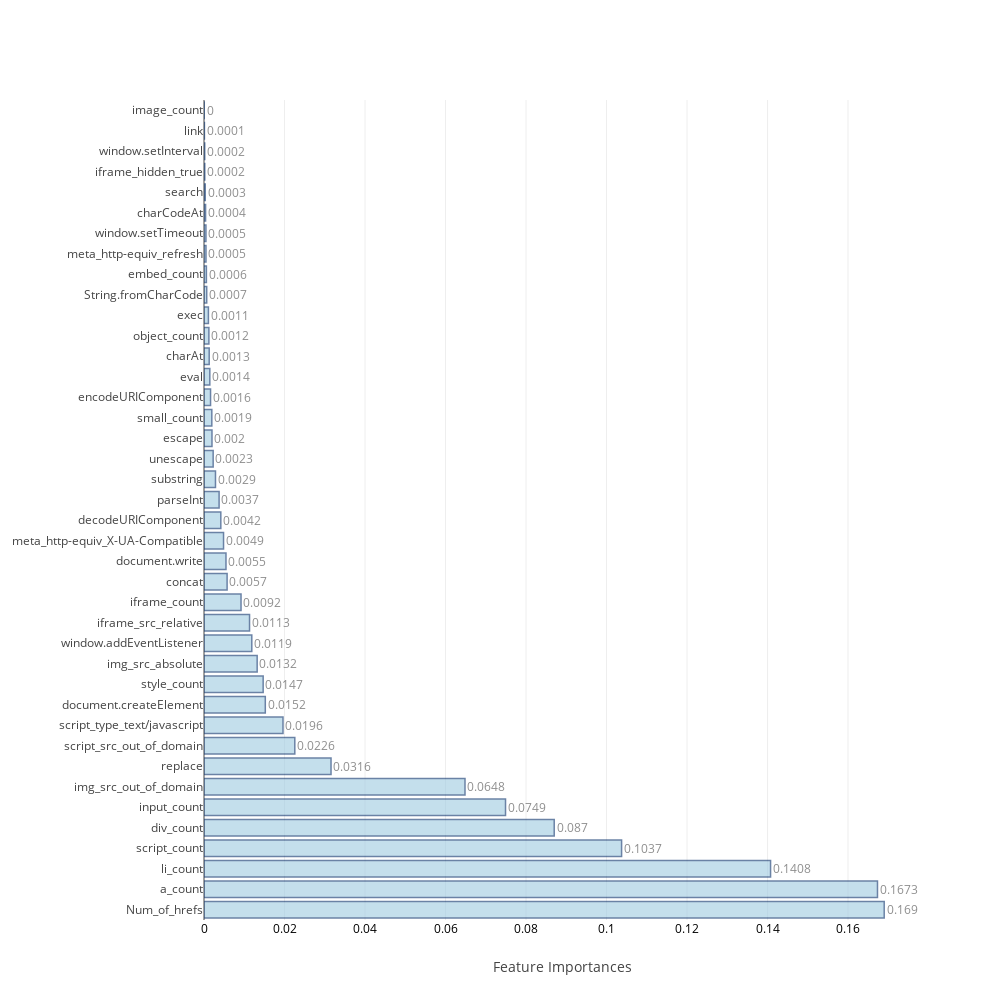
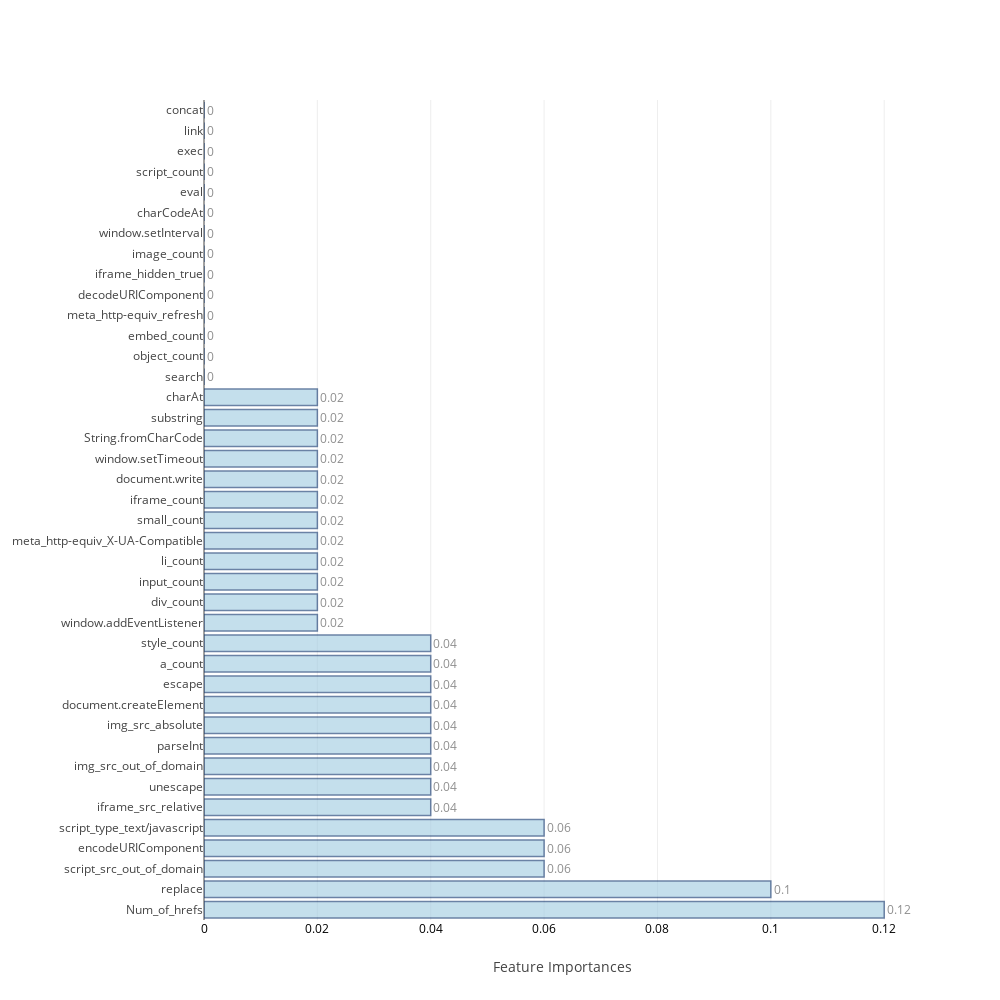

Notebook source saved alongside these figures, in order:
### Code cell
feat_imp=[None]*4
j=0
for i in range(0,8):
    if i>=2 and i<=5:
        model,cm_train,cm_test,acc_train,acc_test,roc_auc,feat_imp[j],mcc=f[i](X_train,Y_train,scaled_X_test,test_Y,columns)
        j=j+1
    else:
        model,cm_train,cm_test,acc_train,acc_test,roc_auc,mcc=f[i](X_train,Y_train,scaled_X_test,test_Y)
    table_80_80_train.loc[i]=   ([acc_train,cm_train.TP,cm_train.TN,cm_train.FP,cm_train.FN,cm_train.FPR,cm_train.FNR])
    table_80_80_test.loc[i] =   ([acc_test ,cm_test.TP, cm_test.TN, cm_test.FP, cm_test.FN, cm_test.FPR, cm_test.FNR,roc_auc,mcc])
    print("\n")

### Figure 1 — Plotly figure (JSON) as saved in the notebook; plotly's stock layout.template omitted (floating-point values rounded to 4 significant figures)
{"data": [{"marker": {"color": "rgb(158,202,225)", "line": {"color": "rgb(8,48,107)", "width": 1.5}}, "opacity": 0.6, "orientation": "h", "text": [0.169, 0.1673, 0.1408, 0.1037, 0.087, 0.0749, 0.0648, 0.0316, 0.0226, 0.0196, 0.0152, 0.0147, 0.0132, 0.0119, 0.0113, 0.0092, 0.0057, 0.0055, 0.0049, 0.0042, 0.0037, 0.0029, 0.0023, 0.002, 0.0019, 0.0016, 0.0014, 0.0013, 0.0012, 0.0011, 0.0007, 0.0006, 0.0005, 0.0005, 0.0004, 0.0003, 0.0002, 0.0002, 0.0001, 0], "textposition": "outside", "type": "bar", "uid": "34ffbe74-8274-4be3-bf13-73437098af5f", "x": [0.169, 0.1673, 0.1408, 0.1037, 0.08701, 0.07491, 0.06484, 0.03156, 0.02256, 0.01962, 0.01523, 0.0147, 0.01321, 0.01187, 0.01131, 0.0092, 0.005739, 0.005461, 0.004855, 0.004176, 0.00375, 0.002852, 0.002277, 0.001983, 0.00194, 0.001627, 0.001444, 0.001289, 0.001214, 0.001095, 0.0006726, 0.0005938, 0.0004931, 0.0004792, 0.0003919, 0.0003077, 0.0001907, 0.0001806, 0.0001053, 4.734e-05], "y": ["Num_of_hrefs", "a_count", "li_count", "script_count", "div_count", "input_count", "img_src_out_of_domain", "replace", "script_src_out_of_domain", "script_type_text/javascript", "document.createElement", "style_count", "img_src_absolute", "window.addEventListener", "iframe_src_relative", "iframe_count", "concat", "document.write", "meta_http-equiv_X-UA-Compatible", "decodeURIComponent", "parseInt", "substring", "unescape", "escape", "small_count", "encodeURIComponent", "eval", "charAt", "object_count", "exec", "String.fromCharCode", "embed_count", "meta_http-equiv_refresh", "window.setTimeout", "charCodeAt", "search", "iframe_hidden_true", "window.setInterval", "link", "image_count"]}], "layout": {"autosize": false, "height": 1000, "width": 1000, "xaxis": {"tickfont": {"color": "black", "size": 12}, "title": "Feature Importances"}, "yaxis": {"automargin": true}}}

### Figure 2 — Plotly figure (JSON) as saved in the notebook; plotly's stock layout.template omitted (floating-point values rounded to 4 significant figures)
{"data": [{"marker": {"color": "rgb(158,202,225)", "line": {"color": "rgb(8,48,107)", "width": 1.5}}, "opacity": 0.6, "orientation": "h", "text": [0.12, 0.1, 0.06, 0.06, 0.06, 0.04, 0.04, 0.04, 0.04, 0.04, 0.04, 0.04, 0.04, 0.04, 0.02, 0.02, 0.02, 0.02, 0.02, 0.02, 0.02, 0.02, 0.02, 0.02, 0.02, 0.02, 0, 0, 0, 0, 0, 0, 0, 0, 0, 0, 0, 0, 0, 0], "textposition": "outside", "type": "bar", "uid": "27c892a2-c6f0-4679-9286-836ebf809a2c", "x": [0.12, 0.1, 0.06, 0.06, 0.06, 0.04, 0.04, 0.04, 0.04, 0.04, 0.04, 0.04, 0.04, 0.04, 0.02, 0.02, 0.02, 0.02, 0.02, 0.02, 0.02, 0.02, 0.02, 0.02, 0.02, 0.02, 0, 0, 0, 0, 0, 0, 0, 0, 0, 0, 0, 0, 0, 0], "y": ["Num_of_hrefs", "replace", "script_src_out_of_domain", "encodeURIComponent", "script_type_text/javascript", "iframe_src_relative", "unescape", "img_src_out_of_domain", "parseInt", "img_src_absolute", "document.createElement", "escape", "a_count", "style_count", "window.addEventListener", "div_count", "input_count", "li_count", "meta_http-equiv_X-UA-Compatible", "small_count", "iframe_count", "document.write", "window.setTimeout", "String.fromCharCode", "substring", "charAt", "search", "object_count", "embed_count", "meta_http-equiv_refresh", "decodeURIComponent", "iframe_hidden_true", "image_count", "window.setInterval", "charCodeAt", "eval", "script_count", "exec", "link", "concat"]}], "layout": {"autosize": false, "height": 1000, "width": 1000, "xaxis": {"tickfont": {"color": "black", "size": 12}, "title": "Feature Importances"}, "yaxis": {"automargin": true}}}
